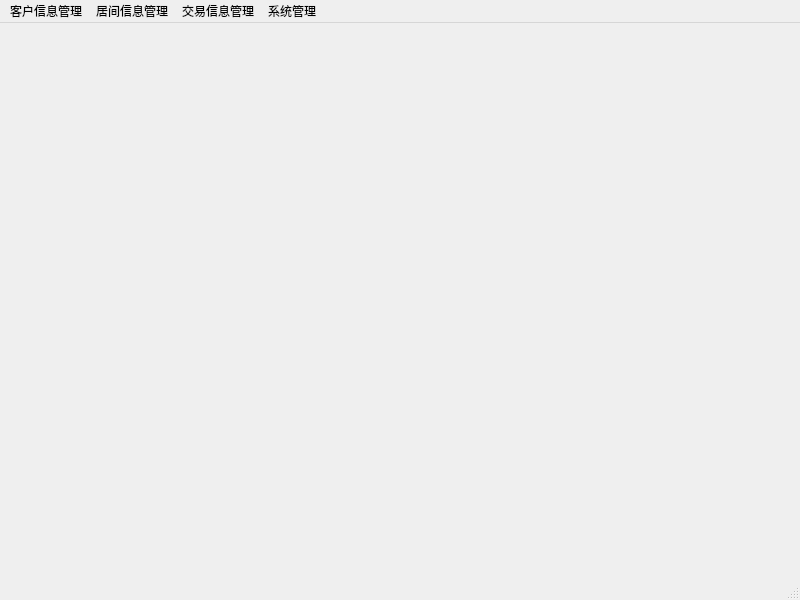
<?xml version="1.0" encoding="UTF-8"?>
<ui version="4.0">
 <class>MainWindow</class>
 <widget class="QMainWindow" name="MainWindow">
  <property name="geometry">
   <rect>
    <x>0</x>
    <y>0</y>
    <width>800</width>
    <height>600</height>
   </rect>
  </property>
  <property name="windowTitle">
   <string>居间人返佣</string>
  </property>
  <widget class="QWidget" name="centralWidget"/>
  <widget class="QMenuBar" name="menuBar">
   <property name="geometry">
    <rect>
     <x>0</x>
     <y>0</y>
     <width>800</width>
     <height>23</height>
    </rect>
   </property>
   <widget class="QMenu" name="mclient">
    <property name="title">
     <string>客户信息管理</string>
    </property>
    <addaction name="actclientMng"/>
    <addaction name="actrelaMng"/>
   </widget>
   <widget class="QMenu" name="mmedia">
    <property name="title">
     <string>居间信息管理</string>
    </property>
    <addaction name="actmediatorMng"/>
    <addaction name="separator"/>
    <addaction name="actrecomMng"/>
    <addaction name="separator"/>
    <addaction name="actagentMng"/>
   </widget>
   <widget class="QMenu" name="mtrade">
    <property name="title">
     <string>交易信息管理</string>
    </property>
    <addaction name="acDayImport"/>
    <addaction name="separator"/>
    <addaction name="acInfoExport"/>
    <addaction name="separator"/>
    <addaction name="acCrmExport"/>
   </widget>
   <widget class="QMenu" name="msystem">
    <property name="title">
     <string>系统管理</string>
    </property>
    <addaction name="actuser"/>
    <addaction name="separator"/>
    <addaction name="actdept"/>
   </widget>
   <addaction name="mclient"/>
   <addaction name="mmedia"/>
   <addaction name="mtrade"/>
   <addaction name="msystem"/>
  </widget>
  <widget class="QStatusBar" name="statusBar"/>
  <action name="actuser">
   <property name="text">
    <string>用户管理</string>
   </property>
  </action>
  <action name="actauth">
   <property name="text">
    <string>权限管理</string>
   </property>
  </action>
  <action name="actdept">
   <property name="text">
    <string>部门管理</string>
   </property>
  </action>
  <action name="actmediatorMng">
   <property name="text">
    <string>居间人信息管理</string>
   </property>
  </action>
  <action name="actclientMng">
   <property name="text">
    <string>客户信息管理</string>
   </property>
  </action>
  <action name="actrecomMng">
   <property name="text">
    <string>开发人信息管理</string>
   </property>
  </action>
  <action name="actagentMng">
   <property name="text">
    <string>代理人信息管理</string>
   </property>
  </action>
  <action name="actrelaMng">
   <property name="text">
    <string>客户关系管理</string>
   </property>
  </action>
  <action name="acDayImport">
   <property name="text">
    <string>每日数据导入</string>
   </property>
  </action>
  <action name="acInfoExport">
   <property name="text">
    <string>客户交易信息查询</string>
   </property>
  </action>
  <action name="acCrmExport">
   <property name="text">
    <string>返佣数据查询</string>
   </property>
  </action>
 </widget>
 <layoutdefault spacing="6" margin="11"/>
 <resources/>
 <connections/>
</ui>
